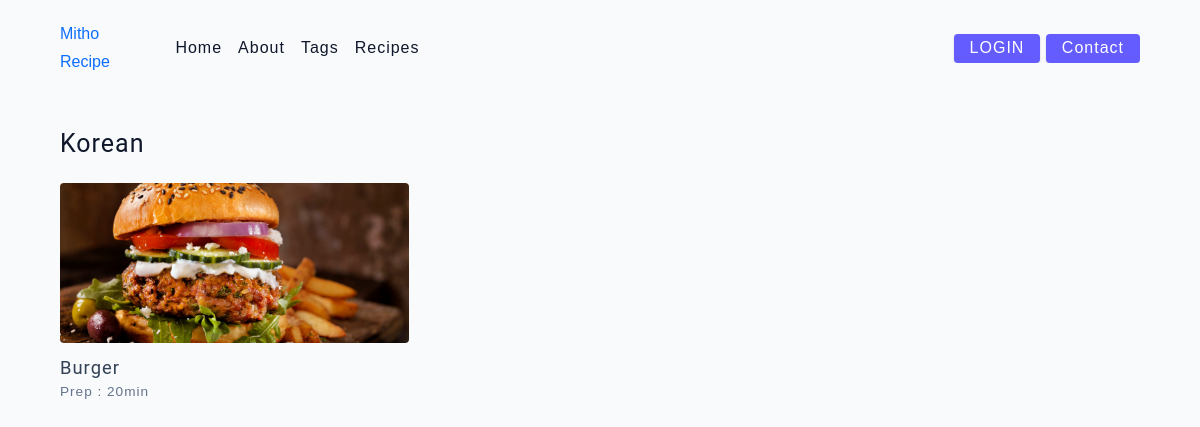
The page /template/3 on the database its author committed.
### back/models/category.py (models this page shows, shortened)
class Category(models.Model):
    name = models.CharField(max_length=20)

### back/models/product.py (models this page shows, shortened)
class Product(models.Model):
    name = models.CharField(max_length=50)
    time = models.IntegerField(default=0)
    category = models.ManyToManyField(Category)
    description = models.CharField(max_length=500, default='' , null=True , blank=True)
    image = models.ImageField(upload_to='uploads/products/')

### back/views.py (the view)
# urls.py: path('template/<str:id>', views.template),
def template(request, id):
    category = Category.objects.filter(id=id).first()
    prod = Product.objects.filter(id=category.id).first()
    context = {
        'cat': category,
        'prod': prod,
    }
    return render(request, 'template.html', context)

### back/templates/template.html (shortened to what this page needs)
{%extends 'header.html'%}
{% block content %}
  <body>
    <main class="page">
      <div class="featured-recipes">
        <h4>{{cat.name}}</h4>
        <div class="recipes-list">
          <a href="/recipe/{{p.id}}" class="recipe">
            <img
              src="{{ prod.image.url }}"
              class="img recipe-img"
              alt=""
            />
            <h5>{{prod.name}}</h5>
            <p>Prep : {{prod.time}}min </p>
          </a>
        </div>
      </div>
    </main>
  </body>
{% endblock %}

### back/static/main.css (style rules this page uses)
html { font-size: 100%; }
:root { --primary-100: #e2e0ff; --primary-200: #c1beff; --primary-300: #a29dff; --primary-400: #837dff; --primary-500: #645cff; --primary-600: #504acc; --primary-700: #3c3799; --primary-800: #282566; --primary-900: #141233; --grey-50: #f8fafc; --grey-100: #f1f5f9; --grey-200: #e2e8f0; --grey-300: #cbd5e1; --grey-400: #94a3b8; --grey-500: #64748b; --grey-600: #475569; --grey-700: #334155; --grey-800: #1e293b; --grey-900: #0f172a; --black: #222; --white: #fff; --red-light: #f8d7da; --red-dark: #842029; --green-light: #d1e7dd; --green-dark: #0f5132; --headingFont: 'Roboto', sans-serif; --bodyFont: 'Nunito', sans-serif; --smallText: 0.7em; --backgroundColor: var(--grey-50); --textColor: var(--grey-900); --borderRadius: 0.25rem; --letterSpacing: 1px; --transition: 0.3s ease-in-out all; --max-width: 1120px; --fixed-width: 600px; --shadow-1: 0 1px 3px 0 rgba(0, 0, 0, 0.1), 0 1px 2px 0 rgba(0, 0, 0, 0.06); --shadow-2: 0 4px 6px -1px rgba(0, 0, 0, 0.1), 0 2px 4px -1px rgba(0, 0, 0, 0.06); --shadow-3: 0 10px 15px -3px rgba(0, 0, 0, 0.1), 0 4px 6px -2px rgba(0, 0, 0, 0.05); --shadow-4: 0 20px 25px -5px rgba(0, 0, 0, 0.1), 0 10px 10px -5px rgba(0, 0, 0, 0.04); }
body { background: var(--backgroundColor); font-family: var(--bodyFont); font-weight: 400; line-height: 1.75; color: var(--textColor); }
p { margin-top: 0; margin-bottom: 1.5rem; max-width: 40em; }
h1, h2, h3, h4, h5 { margin: 0; margin-bottom: 1.38rem; font-family: var(--headingFont); font-weight: 400; line-height: 1.3; text-transform: capitalize; letter-spacing: var(--letterSpacing); }
h4 { font-size: 1.563rem; }
h5 { font-size: 1.25rem; }
a { text-decoration: none; }
.img { width: 100%; display: block; object-fit: cover; }
::placeholder { font-family: inherit; color: var(--grey-400); }
.page { width: 90vw; max-width: var(--max-width); margin: 0 auto; }
.page { padding-top: 2rem; min-height: calc(100vh - (6rem + 4rem)); }
.recipes-list { display: grid; gap: 2rem 1rem; padding-bottom: 3rem; }
.recipe { display: block; }
.recipe-img { height: 15rem; border-radius: var(--borderRadius); margin-bottom: 1rem; }
.recipe h5 { margin-bottom: 0; margin-top: 0.25rem; line-height: 1; color: var(--grey-700); }
.recipe p { margin-bottom: 0; line-height: 1; color: var(--grey-500); margin-top: 0.5rem; letter-spacing: var(--letterSpacing); }
@media screen and (min-width: 576px) { .recipes-list { grid-template-columns: 1fr 1fr; } }
@media screen and (min-width: 576px) { .recipe-img { height: 10rem; } }
@media screen and (min-width: 992px) { .recipes-list { grid-template-columns: 1fr 1fr; } }
@media screen and (min-width: 992px) { .recipe p { font-size: 0.85rem; } }
@media screen and (min-width: 1200px) { .recipe h5 { font-size: 1.15rem; } }
@media screen and (min-width: 1200px) { .recipes-list { grid-template-columns: 1fr 1fr 1fr; } }

### rows shown on the page
Category: name "Korean"
Product: image (picture), name "Burger", time "20"
